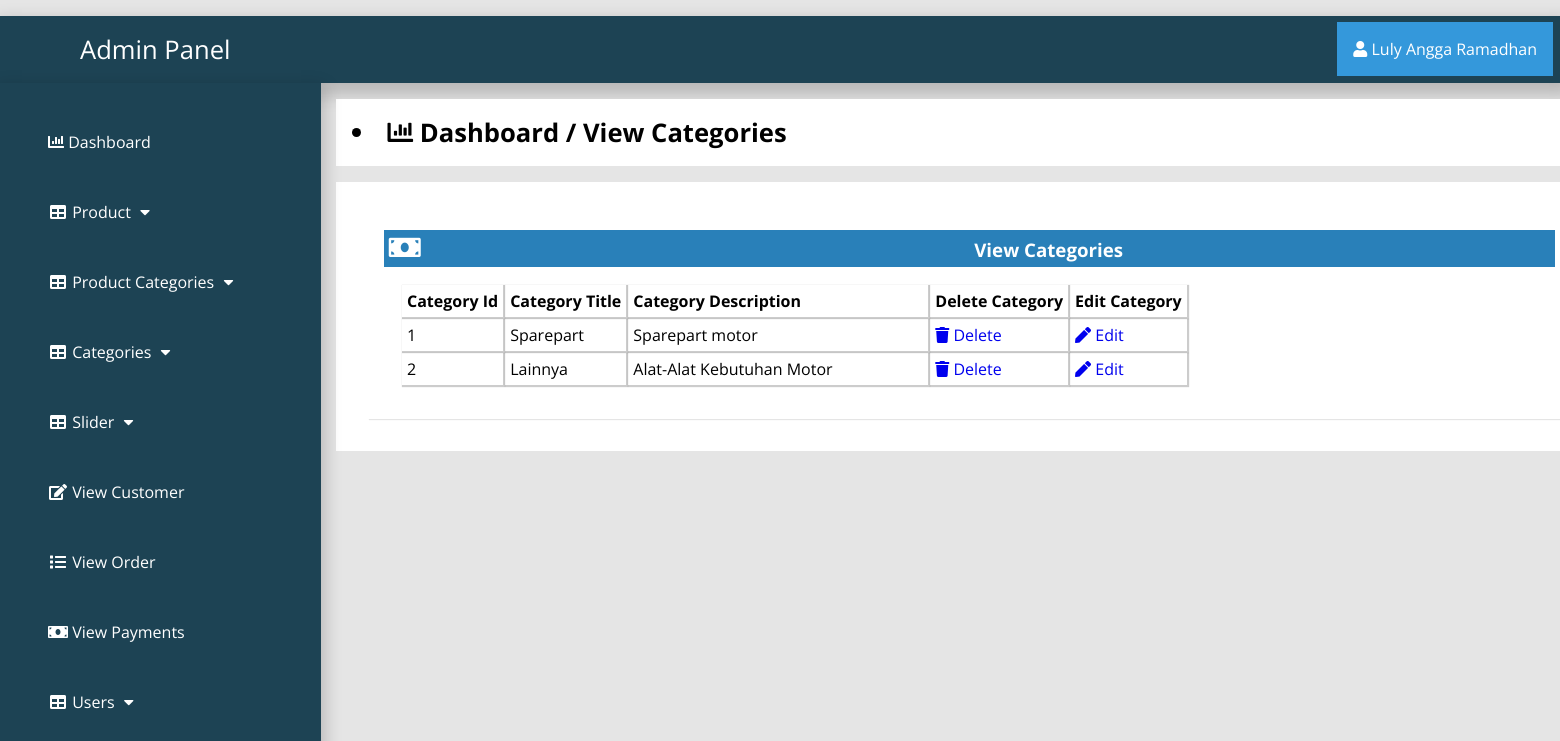
The page /admin_area/index.php?view_categories (signed in) on the database its author committed.
### tables this page shows
CREATE TABLE `categories` (
  `cat_id` int(100) NOT NULL,
  `cat_title` text NOT NULL,
  `cat_desc` text NOT NULL
);

### admin_area/view_cat.php (the view)
<?php
if (!isset($_SESSION['admin_email'])){
  echo "<script>window.open('login.php','_self')</script>";
  }else{
?>
<div class="row">
	<div class="col-lg-12">
		<div class="breadcrump">
			<li class="active">
				<i class="fa fa-bar-chart"></i>
				Dashboard / View Categories
			</li>
		</div>
	</div>
</div>
<div class="row">
	<div class="col-lg-12">
		<div class="panel panel-default">
			<div class="panel-heading">
				<h3 class="panel-title">
					<i class="fa fa-money fa-fw"></i>
					View Categories
				</h3>
			</div>
			<div class="panel-body">
				<div class="table-responsive">
					<table class="table table-bordered table-hover table-striped">
							<thead>
								<tr>
									<th>Category Id</th>
									<th>Category Title</th>
									<th>Category Description</th>
									<th>Delete Category</th>
									<th>Edit Category</th>
								</tr>
							</thead>
							<tbody>
								<?php
								$i=0;
								$get_cats="select * from categories";
								$run_cats=mysqli_query($con,$get_cats);
								while ($row_cats=mysqli_fetch_array($run_cats)) {
									$cat_id=$row_cats['cat_id'];
									$cat_title=$row_cats['cat_title'];
									$cat_desc=$row_cats['cat_desc'];
									$i++;
								  ?>
                                <tr>
                                	<td><?php echo $i; ?></td>
                                	<td><?php echo $cat_title; ?></td>
                                	<td width="300"><?php echo $cat_desc; ?></td>
                                	<td>
                                		<a href="index.php?delete_cat=<?php echo $cat_id; ?>">
                                			<i class="fa fa-trash"></i> Delete
                                		</a>
                                	</td>
                                      <td>
                                      	<a href="index.php?edit_cat=<?php echo $cat_id; ?>">
                                      		<i class="fa fa-pen"></i> Edit
                                      	</a>
                                      </td>
                                </tr>
                                 <?php } ?>
							</tbody>
						</table>
					</div>
				</div>
				</div>
				</div>
<?php } ?>

### admin_area/includes/sidebar.php (shortened to what this page needs)
<?php
if (!isset($_SESSION['admin_email'])){
  echo "<script>window.open('login.php','_self')</script>";
  }else{
?>
<nav class="navbar navbar-inverse navbar-fixed-top" style="width:1569px" >
	<div class="navbar-header">
		<a href="index.php?dashboard" class="navbar-brand"><span>Admin Panel</span></a>
	</div>
		<div class="dropdown">
		 <button onclick="myFunction()" class="dropbtn"><i class="fa fa-user"></i> <?php echo $admin_name; ?></a></button>
		</div>
	<div class="collapse navbar-collapse navbar-ex1-collapse">
	<ul class="nav navbar-nav side-nav">
  <li>
    <a href="index.php?dashboard"><i class="fa fa-bar-chart"></i> Dashboard</a>
  </li>
  <li class="button-dropdown" id="#products">
    <a href="#" class="dropdown-toggle" data-toggle="collapse" data-target="#products"><i class="fa fa-fw fa-table"></i> Product <i class="fa fa-fw fa-caret-down"></i></a>
  </li>
  <li class="button-dropdown" id="#products_cat">
    <a href="#" class="dropdown-toggle" data-toggle="collapse" data-target="#products_cat"><i class="fa fa-fw fa-table"></i> Product Categories <i class="fa fa-fw fa-caret-down"></i></a>
  </li>
  <li class="button-dropdown" id="#category">
    <a href="#" class="dropdown-toggle" data-toggle="collapse" data-target="#category"><i class="fa fa-fw fa-table"></i> Categories <i class="fa fa-fw fa-caret-down"></i></a>
  </li>
  <li class="button-dropdown">
    <a href="#" class="dropdown-toggle" data-toggle="collapse" data-target="#slider"><i class="fa fa-fw fa-table"></i>  Slider <i class="fa fa-fw fa-caret-down"></i></a>
  </li>
  <li>
  	<a href="index.php?view_customer">
  		<i class="fa fa-fw fa-edit"></i> View Customer
  	</a>
  </li>
  <li>
  	<a href="index.php?view_order">
  		<i class="fa fa-fw fa-list"></i> View Order
  	</a>
  </li>
  <li>
  	<a href="index.php?view_payments">
  		<i class="fa fa-fw fa-money"></i> View Payments
  	</a>
  </li>
  <li class="button-dropdown">
    <a href="#" class="dropdown-toggle" data-toggle="collapse" data-target="#users"><i class="fa fa-fw fa-table"></i>  Users <i class="fa fa-fw fa-caret-down"></i></a>
  </li>
</ul>
</div>
</nav>
<?php } ?>

### admin_area/css/style.css (style rules this page uses)
:root { --blue: #2980b9; }
* { font-family: 'Open Sans', sans-serif; margin: 0; padding: 0; box-sizing: border-box; text-decoration: none; transition: all 0.2s cubic-bezier(0.37, 1.14, 0.26, 1.24); }
html { background-color: rgba(0, 0, 0, 0.1); }
body { margin: 0; padding: 0; }
.navbar-fixed-top { background: #1d4354; padding: 1rem; margin-top: 1rem; box-shadow: 0px 8px 16px 4px rgba(0, 0, 0, 0.2); }
.navbar-fixed-top a span { margin-left: 4rem; }
.navbar-fixed-top .navbar-brand { font-size: 1.6rem; color: #ffffff; }
.dropbtn { background-color: #3498DB; color: white; padding: 16px; font-size: 16px; border: none; cursor: pointer; }
.dropdown { position: relative; display: inline-block; float: right; margin-top: -2.8rem; }
.nav { position: absolute; top: 51px; margin-top: 32px; width: auto; height: 110%; background-color: #1d4354; bottom: 0; overflow: hidden; padding-bottom: 40px; box-shadow: 0px 8px 16px 4px rgba(0, 0, 0, 0.2); margin-left: -1rem; }
.nav > li > a { width: 225px; display: block; color: #ffffff; margin: 3rem; }
.row { width: 81.2%; background-color: #ffffff; margin: auto; margin-left: 21rem; margin-top: 1rem; padding: 1rem; }
.panel { text-align: left; box-shadow: 1px 1px 1px 0px rgba(0.1, 0.1, 0.1, 0.1); margin: 1rem; background-color: #ffffff; padding: 1rem; }
.panel-heading .panel-title { background-color: #2980b9; color: #ffffff; padding: 0.3rem; }
.table-responsive .table-striped th, .table-responsive .table-striped tbody td { padding: 5px; box-shadow: 1px 1px 1px 1px rgba(0.1, 0.1, 0.1, 0.2); }
.breadcrump .active { font-weight: bold; font-size: 1.6rem; }
.row .fa-money { font-size: 1.6rem; width: 50%; text-align: left; }
.panel-body { display: flex; align-items: center; justify-content: left; padding: 1rem; flex-wrap: wrap; }

### rows shown on the page
categories: cat_title "Sparepart", cat_desc "Sparepart motor"
categories: cat_title "Lainnya", cat_desc "Alat-Alat Kebutuhan Motor"

### other values the page prints
$admin_name "Luly Angga Ramadhan"
